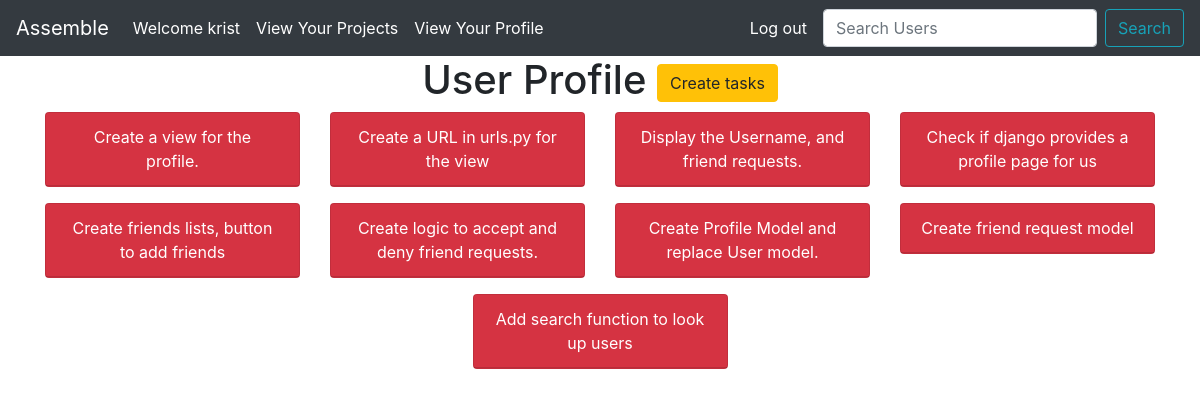
Before: /home/project-component-detail/user-profile/ (signed in) with the older database file.
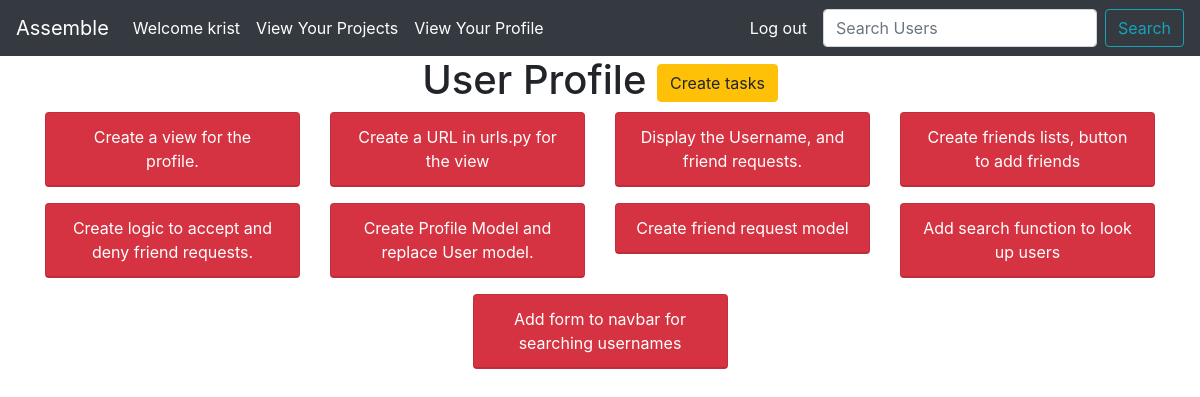
After: the same page with the newer database file.
### assemble/models.py (models this page shows, shortened)
class ProjectComponent(models.Model):
    name = models.CharField(max_length=200)
    description = models.CharField(max_length=200,blank=True)
    slug = models.SlugField(max_length=100,unique=True,blank=True,null=True)
    completed = models.BooleanField(default=False)
    task = models.ForeignKey('self',null=True,default=None,related_name="component",on_delete=models.CASCADE)
    project = models.ForeignKey(Project,on_delete=models.CASCADE)

### assemble/views.py (the view)
# urls.py: path('project-component-detail/<project_component_slug>/',project_component_detail_view,name="project-component-detail"),
@login_required
def project_component_detail_view(request,project_component_slug):
    component = ProjectComponent.objects.get(slug=project_component_slug)
    component_tasks = component.component.all()
    context = {
        'component_tasks':component_tasks,
        'component':component,
    }
    return render(request,'assemble/project_component.html',context)

### templates/assemble/project_component.html (shortened to what this page needs)
{% extends 'assemble/base.html' %}
{% block content %}
<div class="container text-center">
    <h1>{{ component.name }} <a class="btn btn-warning" href="{% url 'create-task' component.slug %}">Create tasks</a></h1>
    <div class="row justify-content-center">
        {% for task in component_tasks %}
            <div class="col-3">
                <div class="card text-white bg-danger mb-3">
                    <div class="card-header">{{ task.name }}</div>
                </div>
            </div>
        {% endfor %}
    </div>
</div>
{% endblock content %}

Changed rows visible on the page:
removed ProjectComponent: name "Check if django provides a profile page for us"
added ProjectComponent: name "Add form to navbar for searching usernames"
